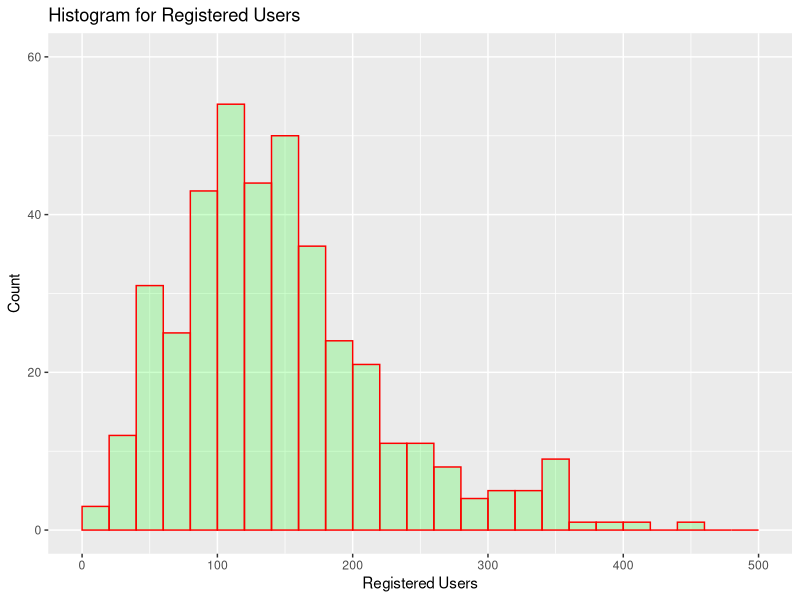
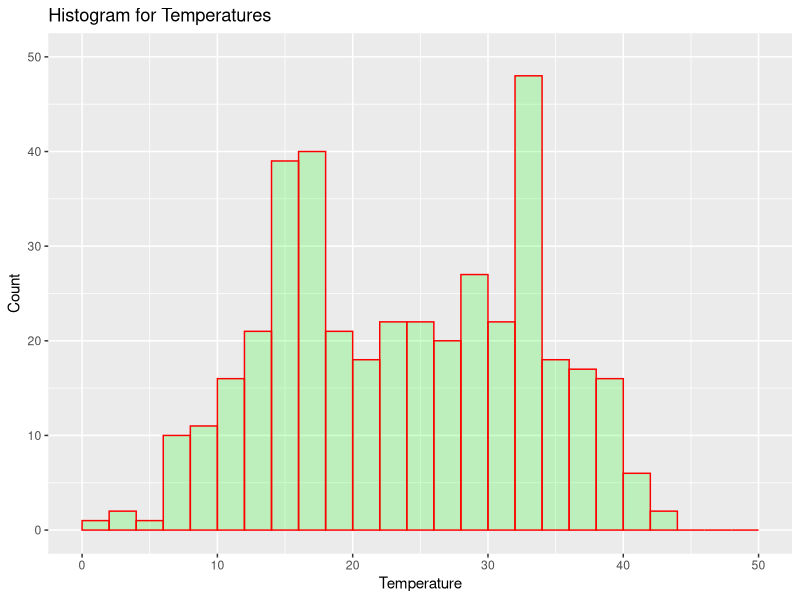
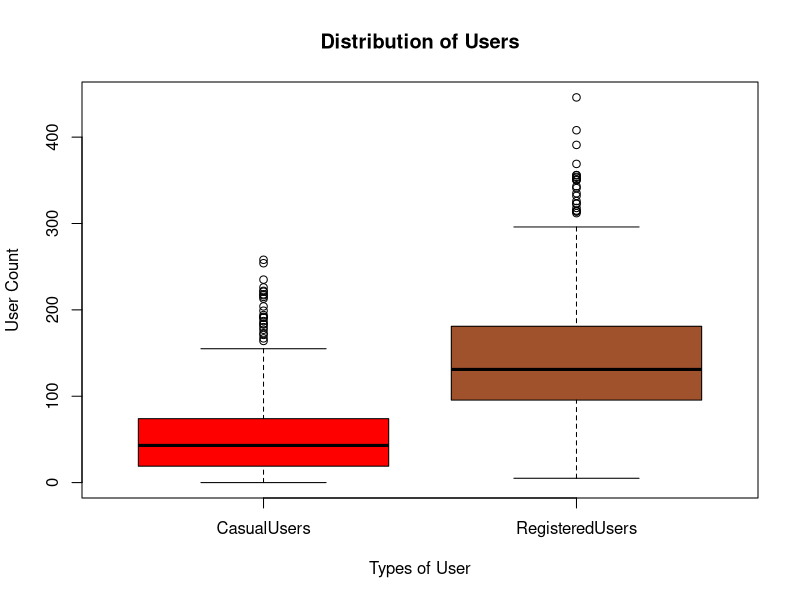
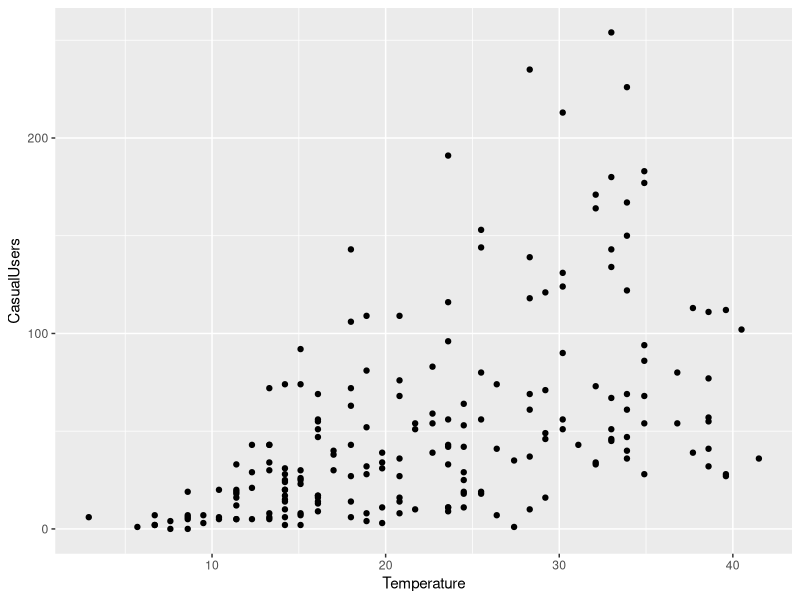
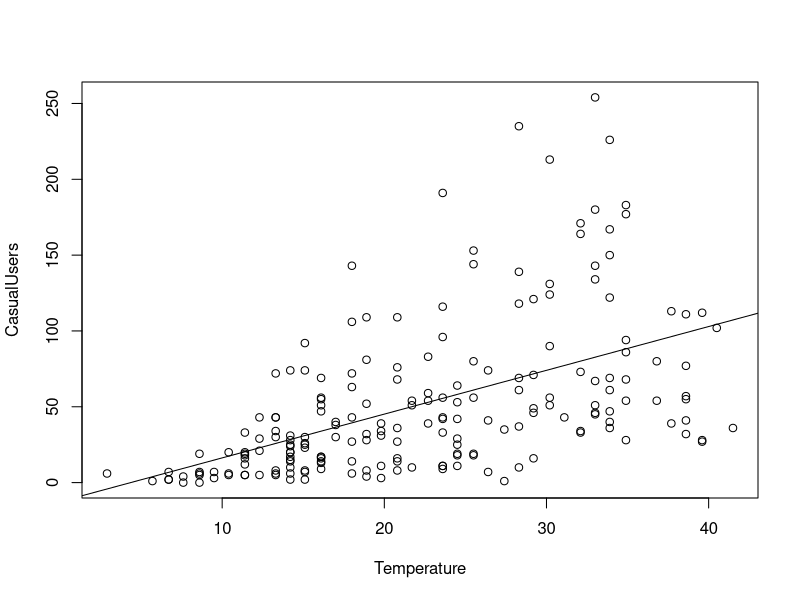
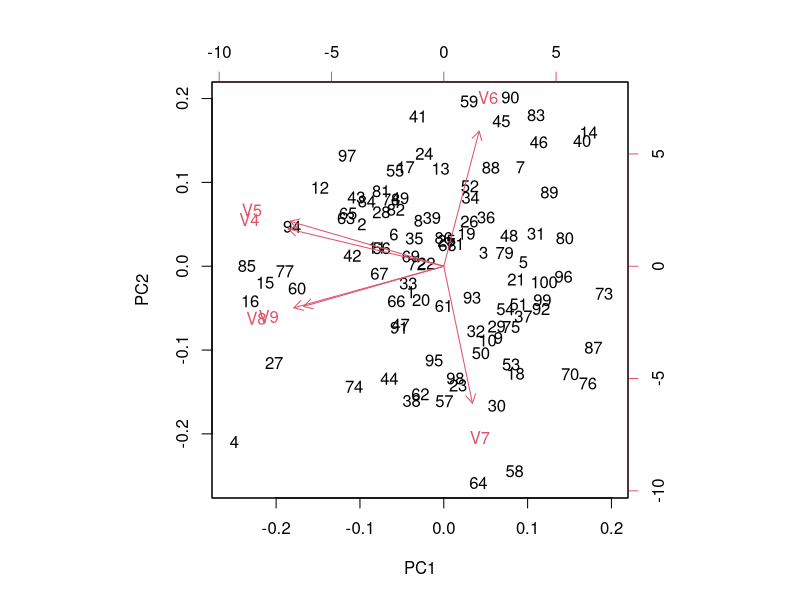
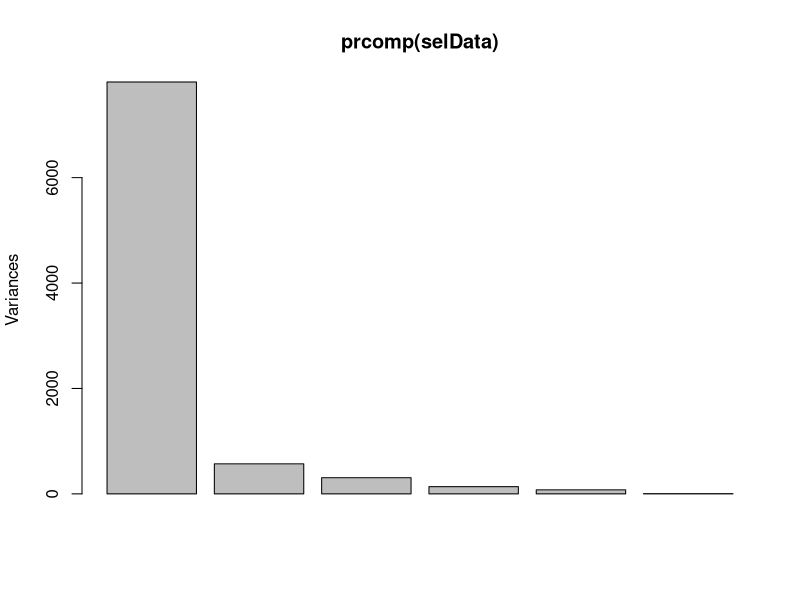
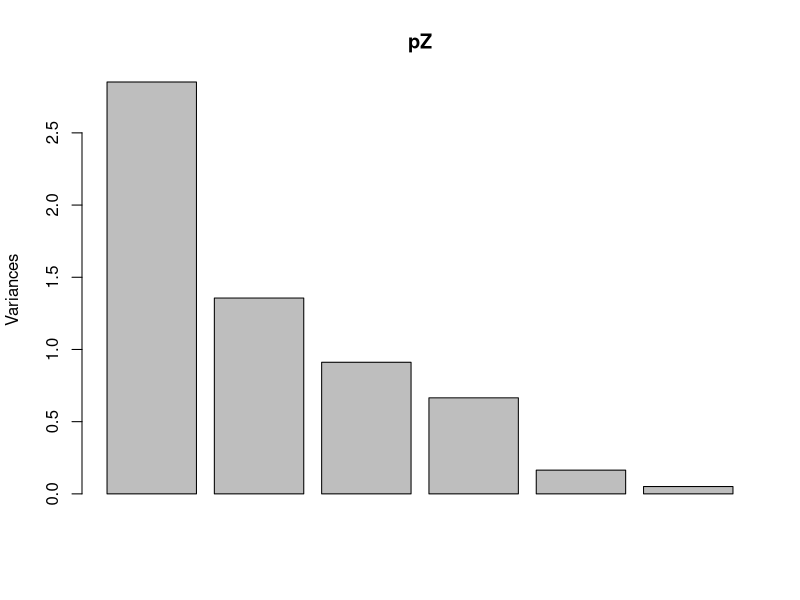

These figures' R source, in order: (Note: this script raises an error after producing the figures.)
## ---- chunk 1
knitr::opts_chunk$set(echo = TRUE)
## ---- chunk 2
rm(list=ls())
gc()
## ---- chunk 3
library(dplyr)
library(ggplot2)
library(MASS)
library(vegan)
library(kernlab)
## ---- chunk 4
the.data<-as.matrix(read.table("data/BikeShareTabSep.txt"))
#nrow(the.data)
my.data <- the.data [sample(1:727,400),c(1:9)]
write.table(my.data,"data/ritesh-218211529-BikeShareMyData.txt")

## ---- chunk 5
# Column Names
col.names <- 
  c("Season", "WorkingDay", "Weather", "Temperature", "FeelingTemperature", 
    "Humidity", "Windspeed", "CasualUsers", "RegisteredUsers")
# Set the column names
colnames(my.data) <- col.names
my.data.df <- as.data.frame(my.data)

# Convert columns to categorical type
my.data.df$Season <-as.factor(my.data.df$Season)
my.data.df$WorkingDay <-as.factor(my.data.df$WorkingDay)
my.data.df$Weather <-as.factor(my.data.df$Weather)

# Data Summary
summary(my.data.df)
#View(my.data.df)
## ---- chunk 6
# Registered User Histogram
ggplot(
  data = my.data.df,
  aes(my.data.df$RegisteredUsers)) +
    geom_histogram(
      breaks = seq(0, 500, by = 20),
      col = "red",
      fill = "green",
      alpha = .2) +
    labs(title = "Histogram for Registered Users") +
    labs(x = "Registered Users", y="Count") + 
    xlim(c(0,500)) + 
    ylim(c(0,60))
## ---- chunk 7
# Temperature Histogram
ggplot(
  data = my.data.df,
  aes(my.data.df$Temperature)) +
    geom_histogram(
      breaks = seq(0, 50, by = 2),
      col = "red",
      fill = "green",
      alpha = .2) +
    labs(title = "Histogram for Temperatures") +
    labs(x = "Temperature", y="Count") + 
    xlim(c(0,50)) + 
    ylim(c(0,50))
## ---- chunk 8
message("Five Number Summary for 'Casual Users': ")
message(sprintf(
  "Minimum value  = %s\nLower Quartile = %s\nMedian = %s\nHiger Quartile = %s\nMaximum Value = %s\n", 
  min(my.data.df$CasualUsers), 
  quantile(my.data.df$CasualUsers, 0.25),
  median(my.data.df$CasualUsers),
  quantile(my.data.df$CasualUsers, 0.75),
  max(my.data.df$CasualUsers)))

message("Mean for 'Casual Users': = ", mean(my.data.df$CasualUsers))

message("\nFive Number Summary for 'Registered users': ")
message(sprintf(
  "Minimum value  = %s\nLower Quartile = %s\nMedian = %s\nHiger Quartile = %s\nMaximum Value = %s\n", 
  min(my.data.df$RegisteredUsers), 
  quantile(my.data.df$RegisteredUsers, 0.25),
  median(my.data.df$RegisteredUsers),
  quantile(my.data.df$RegisteredUsers, 0.75),
  max(my.data.df$RegisteredUsers)))

message("Mean for 'Registered users' = ", mean(my.data.df$RegisteredUsers))

## ---- chunk 9

boxplot(
  my.data.df[c("CasualUsers", "RegisteredUsers")], 
  main="Distribution of Users",
  xlab="Types of User", 
  ylab="User Count",
  col = c("red","sienna"),
  at = c(1,2), 
  #par(mar = c(12, 5, 4, 2) + 0.1),
  names = c("CasualUsers", "RegisteredUsers"))


## ---- chunk 10
ggplot(head(my.data.df,200), aes(x=Temperature, y=CasualUsers)) + 
  geom_point()
  
#scatter.smooth(x=head(my.data.df,200)$Temperature, y=head(my.data.df,200)$CasualUsers, main="CasualUsers ~ Temperature")
## ---- chunk 11
cor(my.data.df$Temperature, my.data.df$CasualUsers) 

linearMod <- lm(Temperature ~ CasualUsers, data=my.data.df)
summary(linearMod)

{plot(CasualUsers ~ Temperature, data=head(my.data.df,200)) 
abline(lm(CasualUsers ~ Temperature, data=head(my.data.df,200)))}

## ---- chunk 12
the.data.pca <- as.matrix(read.table("data/BikeShareTabSep.txt"))
selData <- the.data.pca [sample(1:727,100),c(4:9)]

write.table(selData,"data/ritesh-218211529-PCASelData.txt")
## ---- chunk 13

pZ <- prcomp(selData, tol = 0.01, scale = TRUE)
pZ
summary(pZ)
biplot(pZ)

## ---- chunk 14
#par(mfrow=c(3,1))
#x <- paste("PC", (seq(1,6,1)))
plot(prcomp(selData))
plot(pZ)
plot((pZ$sdev)^2, type = "b", xlab = "Principal Component", ylab = "Variance", axes = FALSE)
axis(1, at=1:6, labels=paste("PC", (seq(1,6,1))))
axis(2)
mtext(side=3, "Variance vs Principal Components")
## ---- chunk 15

selData.dist <- dist(selData)
mds <- cmdscale(selData.dist) 
plot(mds)

## ---- chunk 16
#library(MASS)
selData.x <- as.matrix(selData[,-1])
fit<-isoMDS(selData.dist, k=2)
plot(fit$points, type = "n", xlab="X",ylab="Y")
text(fit$points, labels = as.character(1:nrow(selData.x)))
## ---- chunk 17
selData.dist<-dist(selData.x)
selData.dist.mds <- isoMDS(selData.dist, k=2)
selData.sh<- Shepard(selData.dist, selData.dist.mds$points)
plot(selData.sh, pch= ".")
lines(selData.sh$x, selData.sh$yf, type = "S", col="red")
## ---- chunk 18
fit<-isoMDS(selData.dist, k=4)
plot(fit$points, type = "n", xlab="X",ylab="Y")
text(fit$points, labels = as.character(1:nrow(selData.x)))
## ---- chunk 19

zz<-read.table("data/SITdata2018.txt")
zz<-as.matrix(zz)
# zz
## ---- chunk 20
# a) Draw a scatter plot of the data. [1 mark].
plot(zz)
## ---- chunk 21
# b) State the number of classes/clusters that can be found in the “SITdata2018” (zz) [1 marks].
## ---- chunk 22
# c) Use the above number of classes as the k value and perform the k-means clustering on that data. Show the results using a scatterplot. Comment on the clusters obtained. [4 Marks]
(cl <-kmeans(zz, 4, nstart= 25))
plot(zz, col = cl$cluster)
points(cl$centers, col = 1:5, pch= 8)
## ---- chunk 23
# d) Vary the number of clusters (k value) from 2 to 20 in increments of 1 and perform the k-means clustering for the above data. Record the total within sum of squares (TOTWSS) value for each k, and plot a graph of TOTWSS verses k. Explain how you can use this graph to find the correct number of classes/clusters in the data. [3 marks]
totwss <- array(,c(20,1))
for (i in 2:20)
{
print(i)
totwss[i,1]=(kmeans(zz,centers=i))$tot.withinss
print(totwss[i])
}
plot(totwss, main="total within sum of squres(totWSS) with diiferentK value")
totwss
## ---- chunk 24

#data(zz)
sc<-specc(zz, centers=5)
sc
centers(sc)
size(sc)
withinss(sc)
plot(spirals, col=sc)
